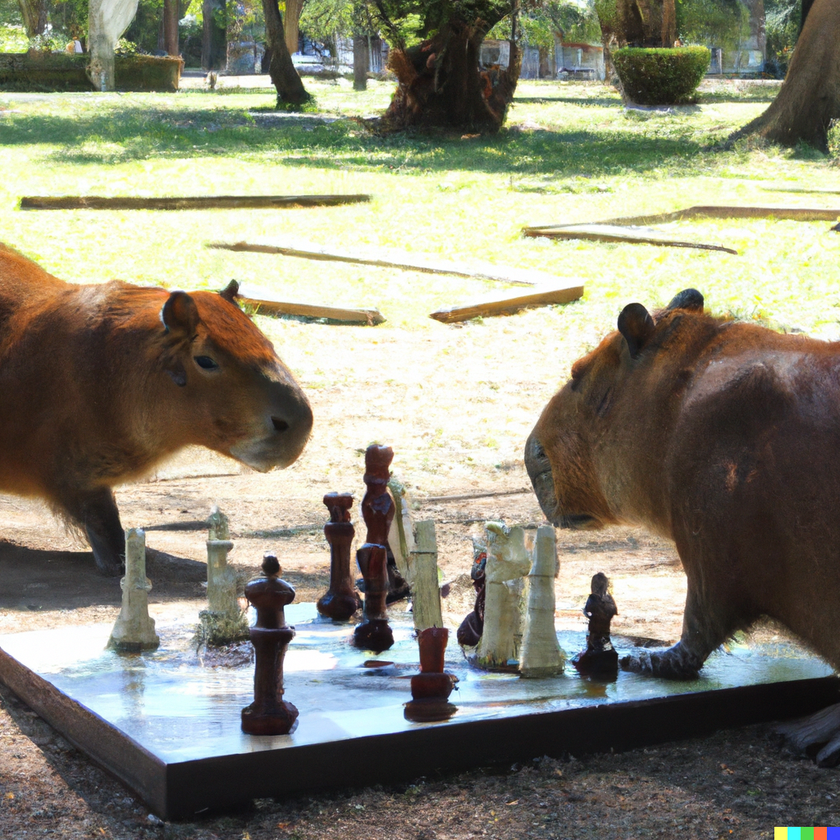
#> input picture bordes/capibaraAjedrecista.png, 840 x 840 px, shrunk from 1024 x 1024 before the run, found by its file name
$ python histograma.py
#> lines starting #> are read from the running program, lines starting #| are printed output that depends on the picture
"""
Hecho por: Valeria Castañon
Fecha: 02 - marzo - 2023
Nombre: histograma.ipynb

Programa que realiza el histograma a una imagen RGB
y lo muestra en pantalla, sin utilizar los comandos
disponibles en python

"""

from PIL import Image
import numpy as np
import matplotlib.pyplot as plt

#imagen 320x240
img = Image.open("capibaraAjedrecista.png")  #lee la imagen
#> img is the input picture: PIL image 840x840 RGB; mean R, G, B 137.1, 135.3, 119.5
matriz = np.array(img)  #convierte la imagen en un arreglo
filas,columnas,dimensiones = matriz.shape # filas, columnas y dimensiones de la matriz
#> filas = 840; columnas = 840; dimensiones = 3

#separa la imagen en sus 3 colores rgb
r, g, b = img.split()
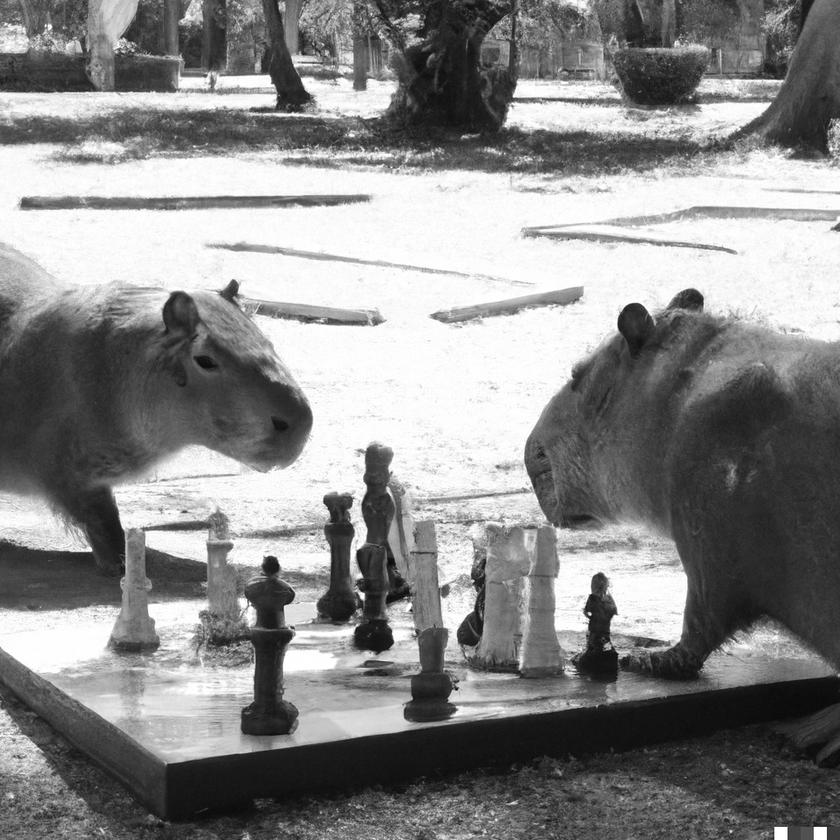
#> r: PIL image 840x840 L; min 8, max 255, mean 137.1
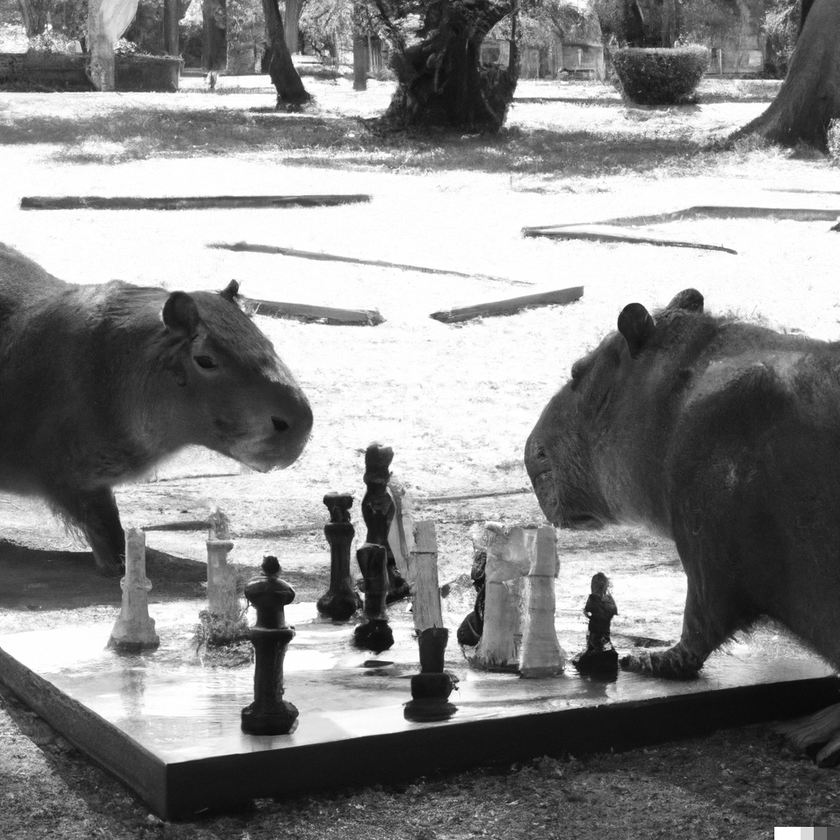
#> g: PIL image 840x840 L; min 8, max 255, mean 135.3
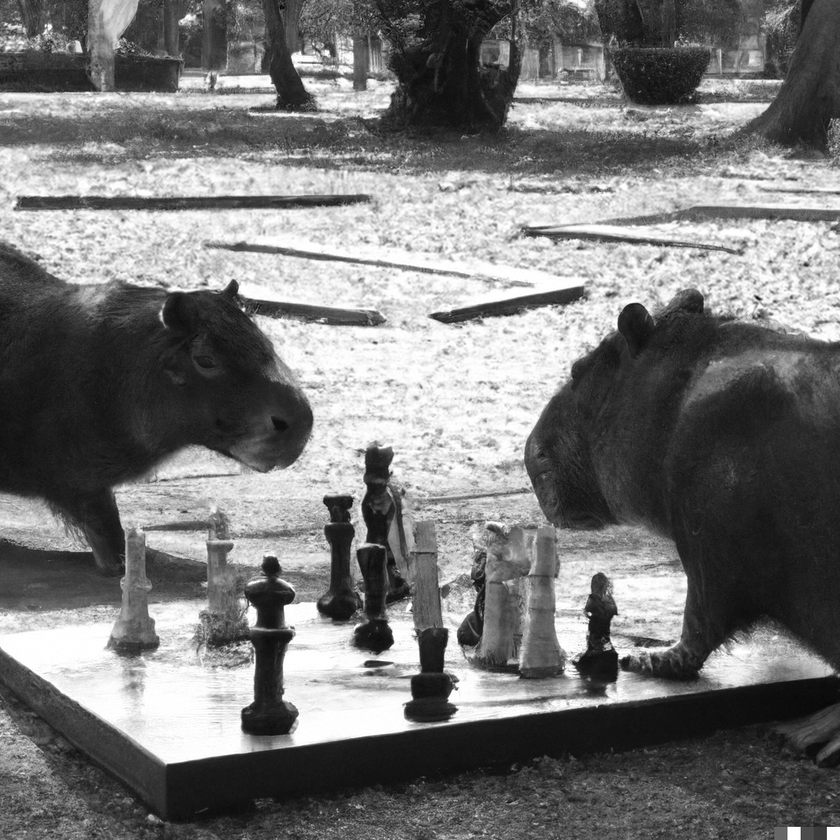
#> b: PIL image 840x840 L; min 1, max 255, mean 119.5

#obtiene la matriz de colores
matriz_rojo = np.array(r)
matriz_verde = np.array(g)
matriz_azul = np.array(b)

print(matriz_rojo.shape)
#| (840, 840)

# convierte la matriz de cada canal RBG a una imagen
imagen_rojo = Image.fromarray(matriz_rojo)
imagen_verde = Image.fromarray(matriz_verde)
imagen_azul = Image.fromarray(matriz_azul)

# muestra las imagenes
axes=[]
fig=plt.figure()

axes.append(fig.add_subplot(2, 2, 1))  # muestra la imagen original
axes[0].set_title("Imagen original")
plt.imshow(img)

axes.append(fig.add_subplot(2, 2, 2))  # muestra el canal rojo
axes[1].set_title("Canal rojo")
plt.imshow(imagen_rojo)

axes.append(fig.add_subplot(2, 2, 3))  # muestra el canal verde
axes[2].set_title("Canal verde")
plt.imshow(imagen_verde)

axes.append(fig.add_subplot(2, 2, 4))  #muestra el canal azul
axes[3].set_title("Canal azul")
plt.imshow(imagen_azul)

fig.tight_layout()
plt.show

# ------------------------ HISTOGRAMA DE IMAGEN ---------------------------
def histograma(matriz, filas, columnas):
    hist = [0]*256  # llena de 0 las 256 posiciones del arreglo
    for k in range(256):  # recorre los 256 niveles de gris
        cont = 0
        for i in range(filas):  # dimensiones de x de la imagen
            for j in range(columnas):  # dimensiones en y de la imagen
                if(matriz[i][j] == k):   # compara si en alguna de las coordenadas es igual al valor de gris
                    cont = cont + 1   # suma 1 al contador si es verdadero
                    #hist[k] = cont   # asigna ese valor al vector del histograma
        hist[k] = cont   # asigna ese valor al vector del histograma
    return hist  # retorna el histograma

# ------------------------ PLOTEO DE LOS HISTOGRAMAS ---------------------------
def ploteo(matriz_rojo,matriz_verde,matriz_azul, filas, columnas):
    #guarda los vectores del histograma correspondientes a cada canal
    rojo = histograma(matriz_rojo, filas, columnas)
    verde = histograma(matriz_verde, filas, columnas)
    azul = histograma(matriz_azul, filas, columnas)

    plt.title('Histograma')
    plt.xlabel('Niveles de gris')
    plt.ylabel('Frecuencia')

    #une los 3 canales
    plt.plot(rojo, color='red')
    plt.plot(verde, color='green')
    plt.plot(azul, color='blue')

    plt.show()  #imprime la grafica resultante
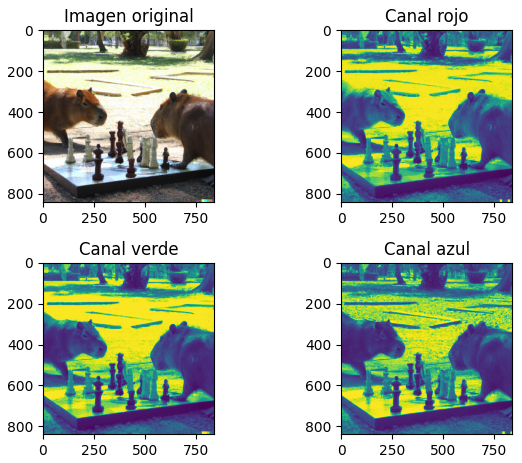
#> figure drawn by matplotlib, 4 panels

$ run again, with bordes/2023-04-04_211224.png copied over bordes/capibaraAjedrecista.png
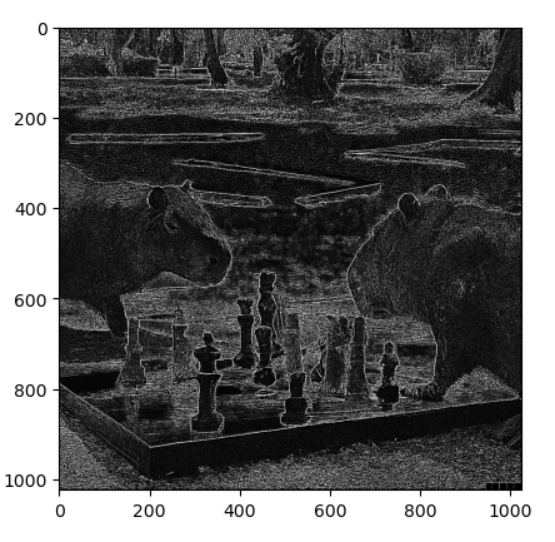
#> input picture bordes/2023-04-04_211224.png, 555 x 542 px, found by its file name
#> img is the input picture: PIL image 555x542 RGB; min 0, max 255, mean 103.5
#| (542, 555)
#> `plt.show()`:
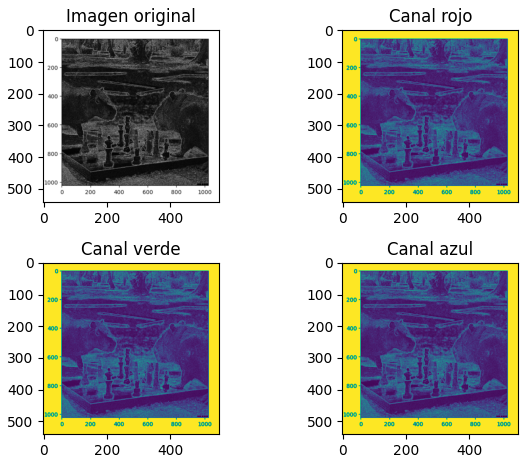
#> figure drawn by matplotlib, 4 panels

$ run again, with bordes/2023-04-04_211342.png copied over bordes/capibaraAjedrecista.png
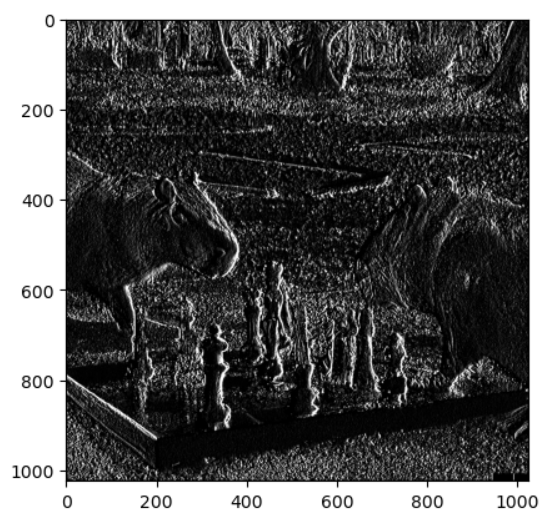
#> input picture bordes/2023-04-04_211342.png, 558 x 527 px, found by its file name
#> img is the input picture: PIL image 558x527 RGB; min 0, max 255, mean 95.5
#| (527, 558)
#> `plt.show()`:
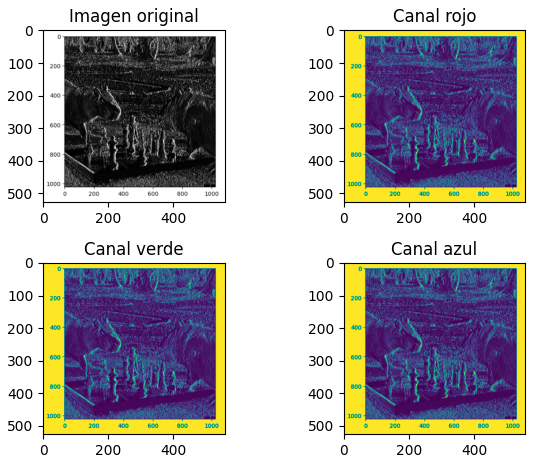
#> figure drawn by matplotlib, 4 panels

$ run again, with bordes/2023-04-04_211454.png copied over bordes/capibaraAjedrecista.png
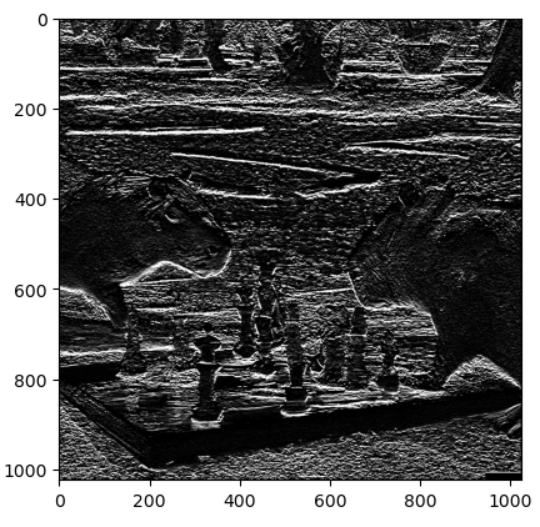
#> input picture bordes/2023-04-04_211454.png, 540 x 527 px, found by its file name
#> img is the input picture: PIL image 540x527 RGB; min 0, max 255, mean 96.8
#| (527, 540)
#> `plt.show()`:
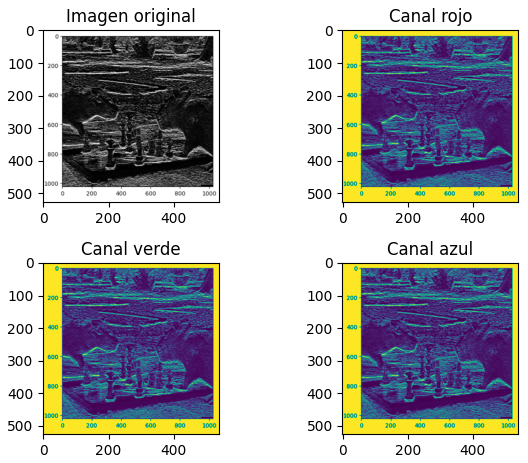
#> figure drawn by matplotlib, 4 panels
